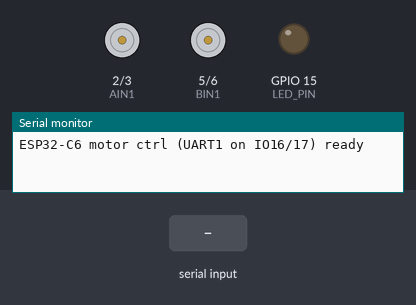
Recording of a sketch running on a simulated ESP32-C6. On the bench: motor-driver pin pairs drawn as motors (green arrow = first pin HIGH = forward, orange = second pin HIGH = backward, longer = more drive, scaled by the enable pin), output pins drawn as LEDs (lit = HIGH), the last lines printed to the serial monitor. The test bench sets the inputs (shaded band).

Above: at 2.1 s.
2.2 s: "+\n" received over Serial
3.7 s: "V 90 45\n" received over the second serial link
At 4.1 s:
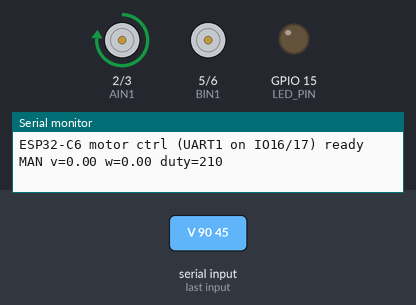
6.2 s: "w,45\n" received over Serial
At 7.0 s:
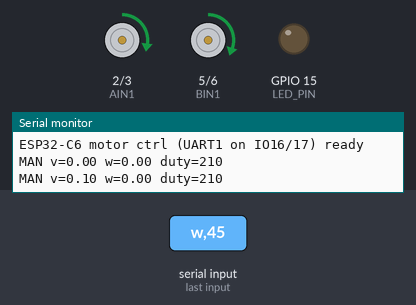
8.7 s: "x90\n" received over Serial
At 9.1 s:
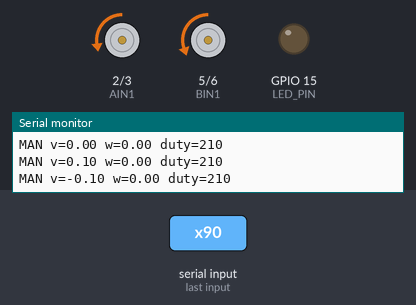
11.2 s: "a90\n" received over Serial
At 12.0 s:
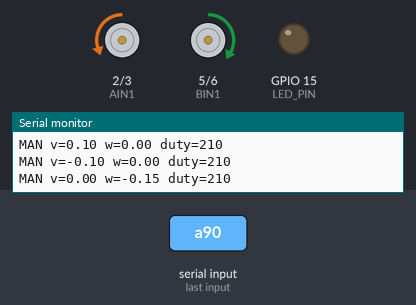
13.7 s: "d90\n" received over Serial
At 14.1 s:
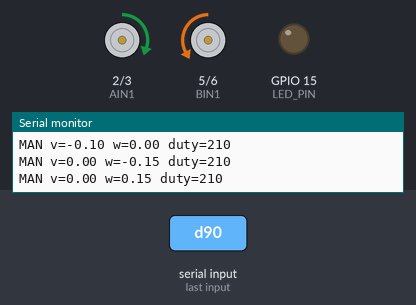
Timing chart, 0 to 16.7 s (numbered marks = the images above; inputs shaded):
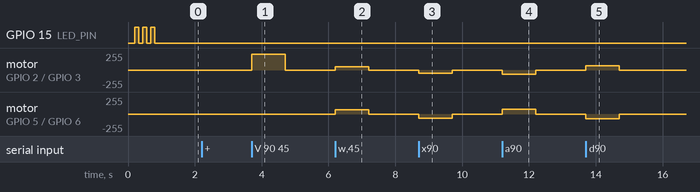

The sketch:

motor.ino
```cpp
#include <Arduino.h>

// ----- TB6612 pins -----
#define AIN1 2
#define AIN2 3
#define PWMA 4
#define BIN1 5
#define BIN2 6
#define PWMB 7


// ----- UART from Pi (UART1) -----
#define RX1 16   // Pi TXD0 -> ESP32 IO16
#define TX1 17   // Pi RXD0 <- ESP32 IO17
HardwareSerial PiSer(1);  // use UART1


//LED Boot UP

#ifndef LED_PIN
#define LED_PIN 15        // safe spare pin on your C6; change if your board has a real LED_BUILTIN
#endif
#ifndef LED_ACTIVE_LOW
#define LED_ACTIVE_LOW 0  // set to 1 if your LED turns ON when the pin is LOW
#endif

inline void ledOn()  { digitalWrite(LED_PIN, LED_ACTIVE_LOW ? LOW  : HIGH); }
inline void ledOff() { digitalWrite(LED_PIN, LED_ACTIVE_LOW ? HIGH : LOW ); }

void blinkBoot(int times=3, int on_ms=120, int off_ms=120){
  for(int i=0;i<times;i++){ ledOn(); delay(on_ms); ledOff(); delay(off_ms); }
}

// ----- Config -----
const uint32_t PWM_FREQ = 20000;   // 20 kHz (quiet)
const uint8_t  PWM_BITS = 8;       // duty 0..255
int            DUTY_MAX = 200;     // cap motor power (tune 160..255)
const int      HEARTBEAT_MS = 1000;

const bool INVERT_TURN  = true;    // set true if your "turn right" goes left
const bool INVERT_LEFT  = false;   // flip a side in software if wiring is reversed
const bool INVERT_RIGHT = false;

const int   DB_LEFT  = 30;         // deadband nudge so the side starts reliably
const int   DB_RIGHT = 40;
const float GAIN_LEFT  = 1.00;     // fine trim between sides
const float GAIN_RIGHT = 1.05;

// ----- Helpers -----
static inline void setSide(int in1, int in2, int pwmPin, int duty, bool fwd, bool invertSide){
  bool dir = fwd ^ invertSide;
  digitalWrite(in1, dir ? HIGH : LOW);
  digitalWrite(in2, dir ? LOW  : HIGH);
  ledcWrite(pwmPin, duty);
}

void mixAndDrive(float v, float w){
  if (INVERT_TURN) w = -w;

  float Lf = constrain(v - w, -1.f, 1.f);
  float Rf = constrain(v + w, -1.f, 1.f);

  int L = (int)(fabs(Lf) * DUTY_MAX * GAIN_LEFT);
  int R = (int)(fabs(Rf) * DUTY_MAX * GAIN_RIGHT);
  if (L > 0) L = constrain(DB_LEFT  + L, 0, 255);
  if (R > 0) R = constrain(DB_RIGHT + R, 0, 255);

  setSide(AIN1, AIN2, PWMA, L, (Lf >= 0), INVERT_LEFT);
  setSide(BIN1, BIN2, PWMB, R, (Rf >= 0), INVERT_RIGHT);
}

bool readLineFrom(Stream& S, String& out){
  if (!S.available()) return false;
  out = S.readStringUntil('\n');
  out.trim();
  return out.length() > 0;
}

// ----- State -----
unsigned long lastCmdMs = 0;
float v_now = 0, w_now = 0;

void setup(){
  delay(200);


 // LED init + boot blink
  pinMode(LED_PIN, OUTPUT);
  ledOff();
  blinkBoot(3, 120, 120);  // 3 quick blinks on boot


  // Debug over USB (optional)
  Serial.begin(115200);
  Serial.setTimeout(10);

  // UART1 from Pi on IO16/IO17
  PiSer.begin(115200, SERIAL_8N1, RX1, TX1);
  PiSer.setTimeout(10);


  pinMode(AIN1,OUTPUT); pinMode(AIN2,OUTPUT);
  pinMode(BIN1,OUTPUT); pinMode(BIN2,OUTPUT);

  // Attach PWM (v3 API)
  ledcAttach(PWMA, PWM_FREQ, PWM_BITS);
  ledcAttach(PWMB, PWM_FREQ, PWM_BITS);
  ledcWrite(PWMA, 0); ledcWrite(PWMB, 0);

  Serial.println("ESP32-C6 motor ctrl (UART1 on IO16/17) ready");
  lastCmdMs = millis();
}

void handleKey(char k){            // WASD from USB Serial for manual test
  const float V_STEP=0.10, W_STEP=0.15;
  switch (k){
    case 'w': v_now = min( 0.6f, v_now + V_STEP); w_now = 0; break;
    case 'x': v_now = max(-0.4f, v_now - V_STEP); w_now = 0; break;
    case 'a': w_now = max(-0.8f, w_now - W_STEP); v_now = 0; break;
    case 'd': w_now = min( 0.8f, w_now + W_STEP); v_now = 0; break;
    case 's': v_now = 0; w_now = 0; break;
    case '+': DUTY_MAX = min(255, DUTY_MAX+10); break;
    case '-': DUTY_MAX = max(80,  DUTY_MAX-10); break;
    default: return;
  }
  mixAndDrive(v_now, w_now);
  lastCmdMs = millis();
  Serial.printf("MAN v=%.2f w=%.2f duty=%d\n", v_now, w_now, DUTY_MAX);
}

void loop(){
  // Prefer commands from Pi (UART1), fall back to USB Serial
  String cmd;
  if (!readLineFrom(PiSer, cmd)) {
    if (Serial.available()){
      int c = Serial.peek();
      if (c=='V' || c=='S') { readLineFrom(Serial, cmd); }
      else { handleKey(Serial.read()); }     // single-key WASD
    }
  }

  if (cmd.length()){
    if (cmd.startsWith("V ")){
      float v,w; if (sscanf(cmd.c_str(),"V %f %f",&v,&w)==2){
        v_now = constrain(v, -1.f, 1.f);
        w_now = constrain(w, -1.f, 1.f);
        mixAndDrive(v_now, w_now);
        lastCmdMs = millis();
      }
    } else if (cmd=="STOP"){
      ledcWrite(PWMA,0); ledcWrite(PWMB,0);
      v_now = w_now = 0;
      lastCmdMs = millis();
    }
  }

  // Heartbeat timeout → stop
  if (millis() - lastCmdMs > HEARTBEAT_MS){
    ledcWrite(PWMA,0); ledcWrite(PWMB,0);
    v_now = w_now = 0;
  }
}
```

Measured:
- after the input at 3.7 s, motor on GPIO 2 (AIN1) / GPIO 3 (AIN2): stopped → forward 239/255 at once, → stopped 1.0 s later
- after the input at 6.2 s, motor on GPIO 2 (AIN1) / GPIO 3 (AIN2): stopped → forward 51/255 at once, → stopped 1.0 s later; motor on GPIO 5 (BIN1) / GPIO 6 (BIN2): stopped → forward 62/255 at once, → stopped 1.0 s later
- after the input at 8.7 s, motor on GPIO 2 (AIN1) / GPIO 3 (AIN2): stopped → backward 51/255 at once, → stopped 1.0 s later; motor on GPIO 5 (BIN1) / GPIO 6 (BIN2): stopped → backward 62/255 at once, → stopped 1.0 s later
- after the input at 11.2 s, motor on GPIO 2 (AIN1) / GPIO 3 (AIN2): stopped → backward 61/255 at once, → stopped 1.0 s later; motor on GPIO 5 (BIN1) / GPIO 6 (BIN2): stopped → forward 73/255 at once, → stopped 1.0 s later
- after the input at 13.7 s, motor on GPIO 2 (AIN1) / GPIO 3 (AIN2): stopped → forward 61/255 at once, → stopped 1.0 s later; motor on GPIO 5 (BIN1) / GPIO 6 (BIN2): stopped → backward 73/255 at once, → stopped 1.0 s later
